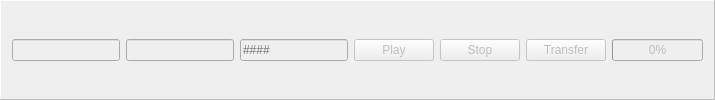
            <widget class="QFrame" name="frame_12">
             <property name="enabled">
              <bool>false</bool>
             </property>
             <property name="sizePolicy">
              <sizepolicy hsizetype="Preferred" vsizetype="Preferred">
               <horstretch>0</horstretch>
               <verstretch>0</verstretch>
              </sizepolicy>
             </property>
             <property name="frameShape">
              <enum>QFrame::Panel</enum>
             </property>
             <property name="frameShadow">
              <enum>QFrame::Raised</enum>
             </property>
             <layout class="QHBoxLayout" name="horizontalLayout_12" stretch="0,0,0,0,0,0,0">
              <property name="topMargin">
               <number>10</number>
              </property>
              <property name="bottomMargin">
               <number>10</number>
              </property>
              <item>
               <widget class="QLineEdit" name="lineEdit_12_1">
                <property name="text">
                 <string/>
                </property>
                <property name="readOnly">
                 <bool>true</bool>
                </property>
               </widget>
              </item>
              <item>
               <widget class="QLineEdit" name="lineEdit_12_2">
                <property name="text">
                 <string/>
                </property>
                <property name="readOnly">
                 <bool>true</bool>
                </property>
               </widget>
              </item>
              <item>
               <widget class="QLineEdit" name="lineEdit_12_3">
                <property name="enabled">
                 <bool>false</bool>
                </property>
                <property name="placeholderText">
                 <string>####</string>
                </property>
               </widget>
              </item>
              <item>
               <widget class="QPushButton" name="pushButton_34">
                <property name="text">
                 <string>Play</string>
                </property>
               </widget>
              </item>
              <item>
               <widget class="QPushButton" name="pushButton_35">
                <property name="enabled">
                 <bool>false</bool>
                </property>
                <property name="text">
                 <string>Stop</string>
                </property>
               </widget>
              </item>
              <item>
               <widget class="QPushButton" name="pushButton_36">
                <property name="enabled">
                 <bool>false</bool>
                </property>
                <property name="text">
                 <string>Transfer</string>
                </property>
                <property name="checkable">
                 <bool>false</bool>
                </property>
                <property name="checked">
                 <bool>false</bool>
                </property>
               </widget>
              </item>
              <item>
               <widget class="QProgressBar" name="progressBar_12">
                <property name="enabled">
                 <bool>false</bool>
                </property>
                <property name="value">
                 <number>0</number>
                </property>
               </widget>
              </item>
             </layout>
            </widget>
